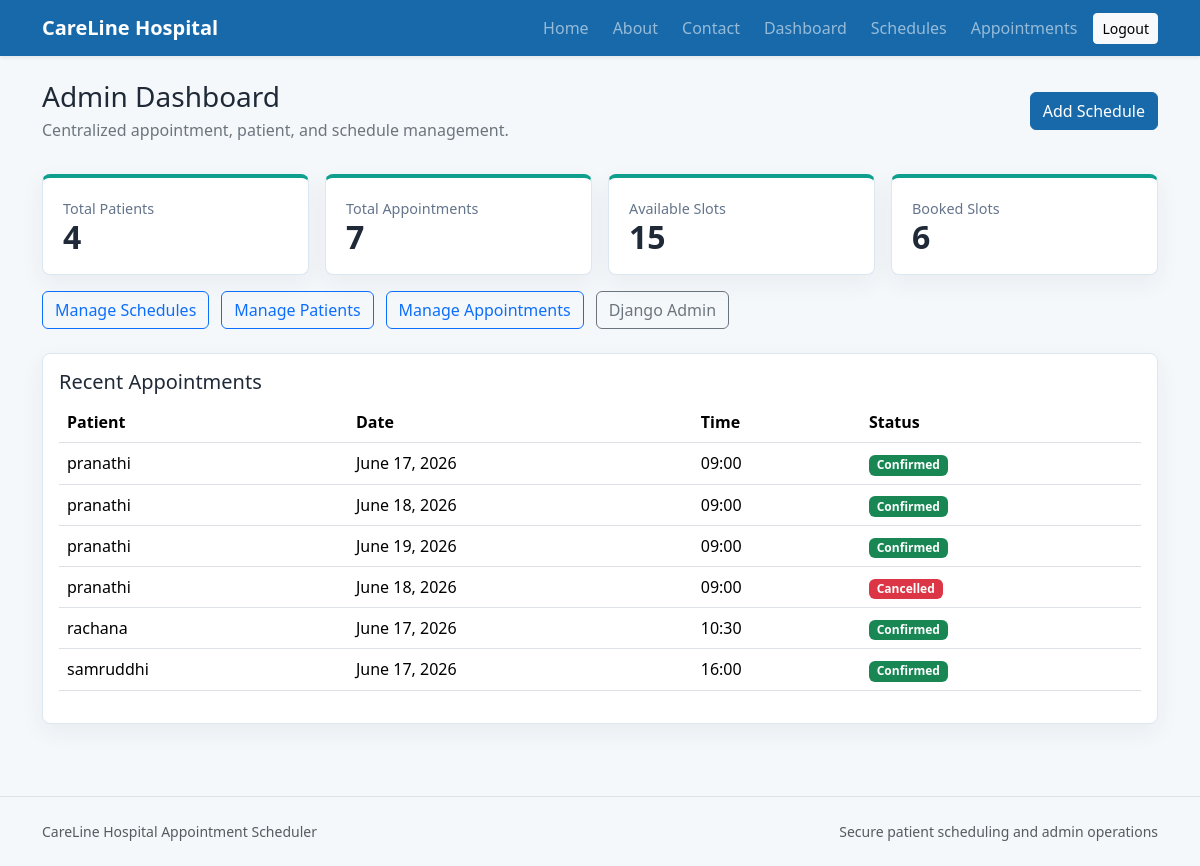
Screenshot of /staff/dashboard/ (signed in) with the database file from the repository.
### appointments/models.py (models this page shows, shortened)
class Appointment(models.Model):
    STATUS_CONFIRMED = 'Confirmed'
    STATUS_COMPLETED = 'Completed'
    STATUS_CANCELLED = 'Cancelled'
    STATUS_CHOICES = [
        (STATUS_CONFIRMED, 'Confirmed'),
        (STATUS_COMPLETED, 'Completed'),
        (STATUS_CANCELLED, 'Cancelled'),
    ]
    patient = models.ForeignKey(Patient, on_delete=models.CASCADE, related_name='appointments')
    schedule = models.ForeignKey(Schedule, on_delete=models.CASCADE, related_name='appointments')
    reason_for_visit = models.TextField()
    status = models.CharField(max_length=20, choices=STATUS_CHOICES, default=STATUS_CONFIRMED)
    created_at = models.DateTimeField(auto_now_add=True)
    class Meta:
        ordering = ['-created_at']

class Patient(models.Model):
    user = models.OneToOneField(User, on_delete=models.CASCADE, related_name='patient')
    phone_number = models.CharField(max_length=15)
    created_at = models.DateTimeField(auto_now_add=True)

class Schedule(models.Model):
    appointment_date = models.DateField()
    appointment_time = models.TimeField()
    is_booked = models.BooleanField(default=False)
    class Meta:
        ordering = ['appointment_date', 'appointment_time']
        constraints = [
            models.UniqueConstraint(
                fields=['appointment_date', 'appointment_time'],
                name='unique_appointment_slot',
            )
        ]

### appointments/views.py (the view)
# urls.py: path('staff/dashboard/', views.admin_dashboard, name='admin_dashboard'),
@admin_required
def admin_dashboard(request):
    stats = {
        'patients': Patient.objects.count(),
        'appointments': Appointment.objects.count(),
        'available_slots': Schedule.objects.filter(is_booked=False).count(),
        'booked_slots': Schedule.objects.filter(is_booked=True).count(),
    }
    recent_appointments = Appointment.objects.select_related('patient__user', 'schedule')[:6]
    return render(request, 'appointments/admin_dashboard.html', {'stats': stats, 'recent_appointments': recent_appointments})

### appointments/views.py (called while the page is built)
def is_admin(user):
    return user.is_authenticated and user.is_staff

### appointments/templates/appointments/admin_dashboard.html (shortened to what this page needs)
{% extends 'appointments/base.html' %}
{% block content %}
<div class="container py-4">
    <div class="page-heading">
        <div>
            <h1 class="h3 mb-1">Admin Dashboard</h1>
            <p class="text-secondary mb-0">Centralized appointment, patient, and schedule management.</p>
        </div>
        <a class="btn btn-primary" href="{% url 'add_schedule' %}">Add Schedule</a>
    </div>
    <div class="row g-3 my-3">
        <div class="col-sm-6 col-lg-3"><div class="stat-card"><span>Total Patients</span><strong>{{ stats.patients }}</strong></div></div>
        <div class="col-sm-6 col-lg-3"><div class="stat-card"><span>Total Appointments</span><strong>{{ stats.appointments }}</strong></div></div>
        <div class="col-sm-6 col-lg-3"><div class="stat-card"><span>Available Slots</span><strong>{{ stats.available_slots }}</strong></div></div>
        <div class="col-sm-6 col-lg-3"><div class="stat-card"><span>Booked Slots</span><strong>{{ stats.booked_slots }}</strong></div></div>
    </div>
    <div class="quick-actions mb-4">
        <a class="btn btn-outline-primary" href="{% url 'manage_schedules' %}">Manage Schedules</a>
        <a class="btn btn-outline-primary" href="{% url 'manage_patients' %}">Manage Patients</a>
        <a class="btn btn-outline-primary" href="{% url 'manage_appointments' %}">Manage Appointments</a>
        <a class="btn btn-outline-secondary" href="/admin/">Django Admin</a>
    </div>
    <div class="table-shell">
        <h2 class="h5">Recent Appointments</h2>
        <div class="table-responsive">
            <table class="table align-middle">
                <thead><tr><th>Patient</th><th>Date</th><th>Time</th><th>Status</th></tr></thead>
                <tbody>
                {% for appointment in recent_appointments %}
                    <tr>
                        <td>{{ appointment.patient.user.get_full_name|default:appointment.patient.user.email }}</td>
                        <td>{{ appointment.schedule.appointment_date }}</td>
                        <td>{{ appointment.schedule.appointment_time|time:'H:i' }}</td>
                        <td><span class="badge status-{{ appointment.status|lower }}">{{ appointment.status }}</span></td>
                    </tr>
                {% empty %}
                    <tr><td colspan="4" class="text-muted">No appointments yet.</td></tr>
                {% endfor %}
                </tbody>
            </table>
        </div>
    </div>
</div>
{% endblock %}

### appointments/static/appointments/css/style.css (style rules this page uses)
:root { --hospital-blue: #1769aa; --hospital-teal: #0f9f8f; --soft-bg: #f5f8fb; --ink: #1f2937; }
body { background: var(--soft-bg); color: var(--ink); }
.bg-primary, .btn-primary { background-color: var(--hospital-blue) !important; border-color: var(--hospital-blue) !important; }
.feature-panel, .auth-card, .table-shell, .stat-card, .info-card { background: #ffffff; border: 1px solid #dce7ef; border-radius: 8px; box-shadow: 0 8px 24px rgba(31, 41, 55, 0.06); }
.page-heading { display: flex; align-items: center; justify-content: space-between; gap: 1rem; margin-bottom: 1rem; }
.stat-card { padding: 1.25rem; border-top: 4px solid var(--hospital-teal); }
.stat-card span { display: block; color: #64748b; font-size: .9rem; }
.stat-card strong { display: block; font-size: 2rem; line-height: 1.1; }
.table-shell { padding: 1rem; }
.slot-row, .quick-actions, .filter-bar, .status-form { display: flex; align-items: center; gap: .75rem; }
.status-confirmed { background: #198754; }
.status-cancelled { background: #dc3545; }

### rows the page displays
Appointment: patient.user.get_full_name "pranathi", schedule.appointment_date "June 17, 2026", schedule.appointment_time "09:00", status "Confirmed"
Appointment: patient.user.get_full_name "pranathi", schedule.appointment_date "June 18, 2026", schedule.appointment_time "09:00", status "Confirmed"
Appointment: patient.user.get_full_name "pranathi", schedule.appointment_date "June 19, 2026", schedule.appointment_time "09:00", status "Confirmed"
Appointment: patient.user.get_full_name "pranathi", schedule.appointment_date "June 18, 2026", schedule.appointment_time "09:00", status "Cancelled"
Appointment: patient.user.get_full_name "rachana", schedule.appointment_date "June 17, 2026", schedule.appointment_time "10:30", status "Confirmed"
Appointment: patient.user.get_full_name "samruddhi", schedule.appointment_date "June 17, 2026", schedule.appointment_time "16:00", status "Confirmed"

### other values shown
{{ stats.patients }} "4"
{{ stats.appointments }} "7"
{{ stats.available_slots }} "15"
{{ stats.booked_slots }} "6"
